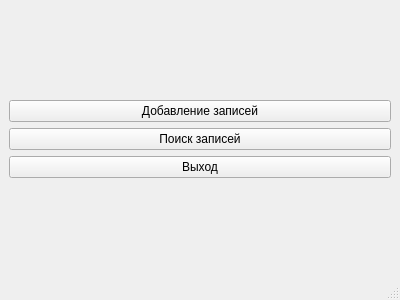
<?xml version="1.0" encoding="UTF-8"?>
<ui version="4.0">
 <class>MainWindow</class>
 <widget class="QMainWindow" name="MainWindow">
  <property name="geometry">
   <rect>
    <x>0</x>
    <y>0</y>
    <width>400</width>
    <height>300</height>
   </rect>
  </property>
  <property name="windowTitle">
   <string>Записная книжка</string>
  </property>
  <widget class="QWidget" name="centralwidget">
   <layout class="QVBoxLayout" name="verticalLayout_2">
    <item>
     <layout class="QVBoxLayout" name="verticalLayout">
      <item>
       <widget class="QPushButton" name="pushButton_Add">
        <property name="text">
         <string>Добавление записей</string>
        </property>
       </widget>
      </item>
      <item>
       <widget class="QPushButton" name="pushButton_Find">
        <property name="text">
         <string>Поиск записей</string>
        </property>
       </widget>
      </item>
      <item>
       <widget class="QPushButton" name="pushButton_Exit">
        <property name="text">
         <string>Выход</string>
        </property>
       </widget>
      </item>
     </layout>
    </item>
   </layout>
  </widget>
  <widget class="QMenuBar" name="menubar">
   <property name="geometry">
    <rect>
     <x>0</x>
     <y>0</y>
     <width>400</width>
     <height>24</height>
    </rect>
   </property>
  </widget>
  <widget class="QStatusBar" name="statusbar"/>
 </widget>
 <resources/>
 <connections>
  <connection>
   <sender>pushButton_Exit</sender>
   <signal>clicked()</signal>
   <receiver>MainWindow</receiver>
   <slot>close()</slot>
   <hints>
    <hint type="sourcelabel">
     <x>267</x>
     <y>437</y>
    </hint>
    <hint type="destinationlabel">
     <x>199</x>
     <y>149</y>
    </hint>
   </hints>
  </connection>
 </connections>
</ui>
